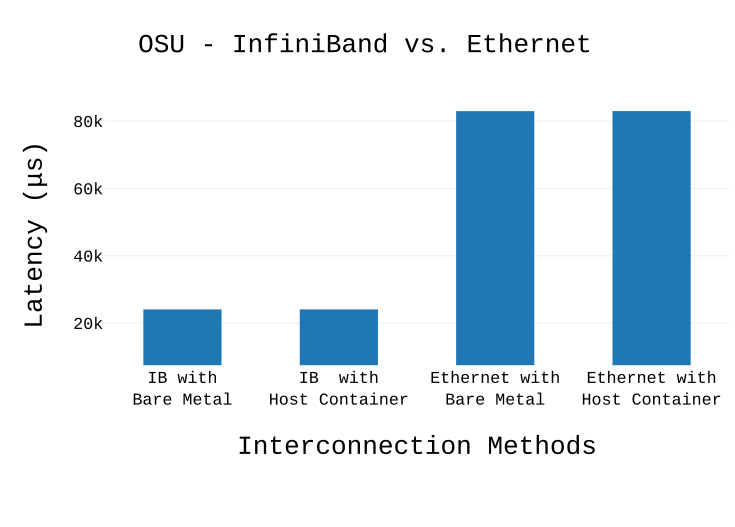

Write Python code to recreate this figure.
import plotly.plotly as py
import plotly.graph_objs as go


trace1 = go.Bar(
		text=dict(family='Courier New, monospace',size=14,color='#000000'),
		x =["IB with<br>Bare Metal",
		"IB  with<br>Host Container",
		"Ethernet with<br>Bare Metal",
		"Ethernet with<br>Host Container"],
		y=[24074.989,	24064.721,	82972.837,	82994.497
		]
	       )
data = [trace1]

layout = go.Layout(
		margin = dict(l = 100, r = 0, b = 150, t = -100),
		bargap=0.5,
		barmode='group',
		title="OSU - InfiniBand vs. Ethernet",
		titlefont=dict(family='Courier New, monospace',size=25,color='#000000'),

		xaxis=dict( 
			title='Interconnection Methods',
			titlefont=dict(family='Courier New, monospace',size=25,color='#000000'),
			tickfont=dict(family='Courier New, monospace',size=16,color='#000000')
			),
		yaxis=dict(
			title="Latency ("+u'\u03bc'+"s)",
			titlefont=dict(family='Courier New, monospace',size=25,color='#000000'),
			tickfont=dict(family='Courier New, monospace',size=16,color='#000000'),
			range=[7500,85000]
			)

		)



fig = go.Figure(data=data, layout=layout)
py.image.save_as(fig, filename="osu_infiniband_ethernet.pdf") 
